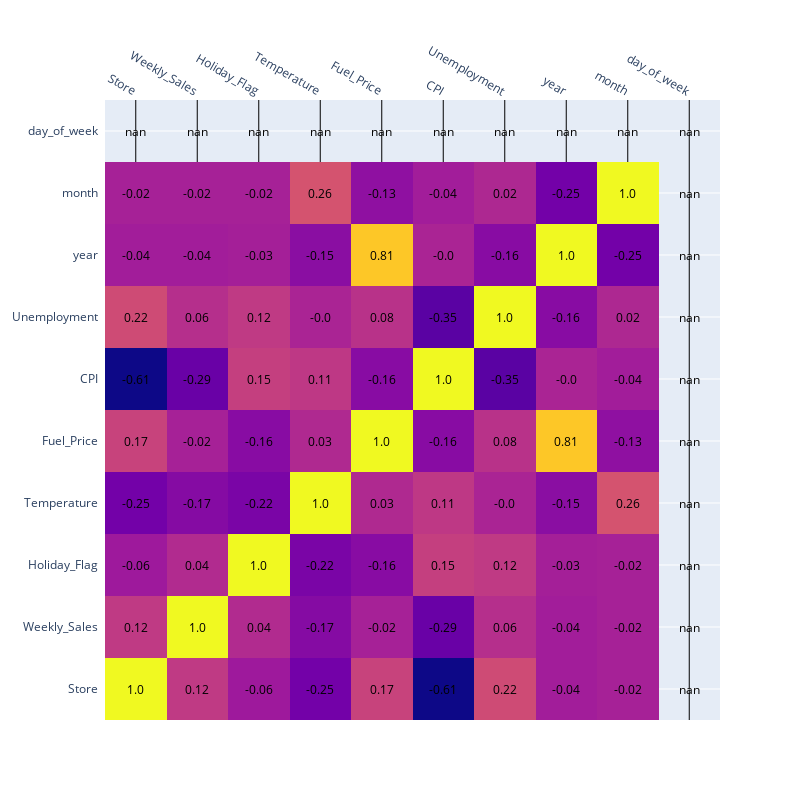

Notebook code cell kept with this figure:
### Code cell
corr_matrix = df.corr().round(2)
fig = ff.create_annotated_heatmap(corr_matrix.values,
                                  x = corr_matrix.columns.tolist(),
                                  y = corr_matrix.index.tolist()
                                  )

fig.update_layout(height=800, width = 800)

fig.show()

### Figure 1 — Plotly figure (JSON) as saved in the notebook; plotly's stock layout.template omitted (floating-point values rounded to 4 significant figures)
{"data": [{"colorscale": [[0, "#0d0887"], [0.1111, "#46039f"], [0.2222, "#7201a8"], [0.3333, "#9c179e"], [0.4444, "#bd3786"], [0.5556, "#d8576b"], [0.6667, "#ed7953"], [0.7778, "#fb9f3a"], [0.8889, "#fdca26"], [1, "#f0f921"]], "reversescale": false, "showscale": false, "type": "heatmap", "x": ["Store", "Weekly_Sales", "Holiday_Flag", "Temperature", "Fuel_Price", "CPI", "Unemployment", "year", "month", "day_of_week"], "y": ["Store", "Weekly_Sales", "Holiday_Flag", "Temperature", "Fuel_Price", "CPI", "Unemployment", "year", "month", "day_of_week"], "z": [[1, 0.12, -0.06, -0.25, 0.17, -0.61, 0.22, -0.04, -0.02, null], [0.12, 1, 0.04, -0.17, -0.02, -0.29, 0.06, -0.04, -0.02, null], [-0.06, 0.04, 1, -0.22, -0.16, 0.15, 0.12, -0.03, -0.02, null], [-0.25, -0.17, -0.22, 1, 0.03, 0.11, 0, -0.15, 0.26, null], [0.17, -0.02, -0.16, 0.03, 1, -0.16, 0.08, 0.81, -0.13, null], [-0.61, -0.29, 0.15, 0.11, -0.16, 1, -0.35, 0, -0.04, null], [0.22, 0.06, 0.12, 0, 0.08, -0.35, 1, -0.16, 0.02, null], [-0.04, -0.04, -0.03, -0.15, 0.81, 0, -0.16, 1, -0.25, null], [-0.02, -0.02, -0.02, 0.26, -0.13, -0.04, 0.02, -0.25, 1, null], [null, null, null, null, null, null, null, null, null, null]]}], "layout": {"annotations": [{"font": {"color": "#000000"}, "showarrow": false, "text": "1.0", "x": "Store", "xref": "x", "y": "Store", "yref": "y"}, {"font": {"color": "#000000"}, "showarrow": false, "text": "0.12", "x": "Weekly_Sales", "xref": "x", "y": "Store", "yref": "y"}, {"font": {"color": "#000000"}, "showarrow": false, "text": "-0.06", "x": "Holiday_Flag", "xref": "x", "y": "Store", "yref": "y"}, {"font": {"color": "#000000"}, "showarrow": false, "text": "-0.25", "x": "Temperature", "xref": "x", "y": "Store", "yref": "y"}, {"font": {"color": "#000000"}, "showarrow": false, "text": "0.17", "x": "Fuel_Price", "xref": "x", "y": "Store", "yref": "y"}, {"font": {"color": "#000000"}, "showarrow": false, "text": "-0.61", "x": "CPI", "xref": "x", "y": "Store", "yref": "y"}, {"font": {"color": "#000000"}, "showarrow": false, "text": "0.22", "x": "Unemployment", "xref": "x", "y": "Store", "yref": "y"}, {"font": {"color": "#000000"}, "showarrow": false, "text": "-0.04", "x": "year", "xref": "x", "y": "Store", "yref": "y"}, {"font": {"color": "#000000"}, "showarrow": false, "text": "-0.02", "x": "month", "xref": "x", "y": "Store", "yref": "y"}, {"font": {"color": "#000000"}, "showarrow": false, "text": "nan", "x": "day_of_week", "xref": "x", "y": "Store", "yref": "y"}, {"font": {"color": "#000000"}, "showarrow": false, "text": "0.12", "x": "Store", "xref": "x", "y": "Weekly_Sales", "yref": "y"}, {"font": {"color": "#000000"}, "showarrow": false, "text": "1.0", "x": "Weekly_Sales", "xref": "x", "y": "Weekly_Sales", "yref": "y"}, {"font": {"color": "#000000"}, "showarrow": false, "text": "0.04", "x": "Holiday_Flag", "xref": "x", "y": "Weekly_Sales", "yref": "y"}, {"font": {"color": "#000000"}, "showarrow": false, "text": "-0.17", "x": "Temperature", "xref": "x", "y": "Weekly_Sales", "yref": "y"}, {"font": {"color": "#000000"}, "showarrow": false, "text": "-0.02", "x": "Fuel_Price", "xref": "x", "y": "Weekly_Sales", "yref": "y"}, {"font": {"color": "#000000"}, "showarrow": false, "text": "-0.29", "x": "CPI", "xref": "x", "y": "Weekly_Sales", "yref": "y"}, {"font": {"color": "#000000"}, "showarrow": false, "text": "0.06", "x": "Unemployment", "xref": "x", "y": "Weekly_Sales", "yref": "y"}, {"font": {"color": "#000000"}, "showarrow": false, "text": "-0.04", "x": "year", "xref": "x", "y": "Weekly_Sales", "yref": "y"}, {"font": {"color": "#000000"}, "showarrow": false, "text": "-0.02", "x": "month", "xref": "x", "y": "Weekly_Sales", "yref": "y"}, {"font": {"color": "#000000"}, "showarrow": false, "text": "nan", "x": "day_of_week", "xref": "x", "y": "Weekly_Sales", "yref": "y"}, {"font": {"color": "#000000"}, "showarrow": false, "text": "-0.06", "x": "Store", "xref": "x", "y": "Holiday_Flag", "yref": "y"}, {"font": {"color": "#000000"}, "showarrow": false, "text": "0.04", "x": "Weekly_Sales", "xref": "x", "y": "Holiday_Flag", "yref": "y"}, {"font": {"color": "#000000"}, "showarrow": false, "text": "1.0", "x": "Holiday_Flag", "xref": "x", "y": "Holiday_Flag", "yref": "y"}, {"font": {"color": "#000000"}, "showarrow": false, "text": "-0.22", "x": "Temperature", "xref": "x", "y": "Holiday_Flag", "yref": "y"}, {"font": {"color": "#000000"}, "showarrow": false, "text": "-0.16", "x": "Fuel_Price", "xref": "x", "y": "Holiday_Flag", "yref": "y"}, {"font": {"color": "#000000"}, "showarrow": false, "text": "0.15", "x": "CPI", "xref": "x", "y": "Holiday_Flag", "yref": "y"}, {"font": {"color": "#000000"}, "showarrow": false, "text": "0.12", "x": "Unemployment", "xref": "x", "y": "Holiday_Flag", "yref": "y"}, {"font": {"color": "#000000"}, "showarrow": false, "text": "-0.03", "x": "year", "xref": "x", "y": "Holiday_Flag", "yref": "y"}, {"font": {"color": "#000000"}, "showarrow": false, "text": "-0.02", "x": "month", "xref": "x", "y": "Holiday_Flag", "yref": "y"}, {"font": {"color": "#000000"}, "showarrow": false, "text": "nan", "x": "day_of_week", "xref": "x", "y": "Holiday_Flag", "yref": "y"}, {"font": {"color": "#000000"}, "showarrow": false, "text": "-0.25", "x": "Store", "xref": "x", "y": "Temperature", "yref": "y"}, {"font": {"color": "#000000"}, "showarrow": false, "text": "-0.17", "x": "Weekly_Sales", "xref": "x", "y": "Temperature", "yref": "y"}, {"font": {"color": "#000000"}, "showarrow": false, "text": "-0.22", "x": "Holiday_Flag", "xref": "x", "y": "Temperature", "yref": "y"}, {"font": {"color": "#000000"}, "showarrow": false, "text": "1.0", "x": "Temperature", "xref": "x", "y": "Temperature", "yref": "y"}, {"font": {"color": "#000000"}, "showarrow": false, "text": "0.03", "x": "Fuel_Price", "xref": "x", "y": "Temperature", "yref": "y"}, {"font": {"color": "#000000"}, "showarrow": false, "text": "0.11", "x": "CPI", "xref": "x", "y": "Temperature", "yref": "y"}, {"font": {"color": "#000000"}, "showarrow": false, "text": "-0.0", "x": "Unemployment", "xref": "x", "y": "Temperature", "yref": "y"}, {"font": {"color": "#000000"}, "showarrow": false, "text": "-0.15", "x": "year", "xref": "x", "y": "Temperature", "yref": "y"}, {"font": {"color": "#000000"}, "showarrow": false, "text": "0.26", "x": "month", "xref": "x", "y": "Temperature", "yref": "y"}, {"font": {"color": "#000000"}, "showarrow": false, "text": "nan", "x": "day_of_week", "xref": "x", "y": "Temperature", "yref": "y"}, {"font": {"color": "#000000"}, "showarrow": false, "text": "0.17", "x": "Store", "xref": "x", "y": "Fuel_Price", "yref": "y"}, {"font": {"color": "#000000"}, "showarrow": false, "text": "-0.02", "x": "Weekly_Sales", "xref": "x", "y": "Fuel_Price", "yref": "y"}, {"font": {"color": "#000000"}, "showarrow": false, "text": "-0.16", "x": "Holiday_Flag", "xref": "x", "y": "Fuel_Price", "yref": "y"}, {"font": {"color": "#000000"}, "showarrow": false, "text": "0.03", "x": "Temperature", "xref": "x", "y": "Fuel_Price", "yref": "y"}, {"font": {"color": "#000000"}, "showarrow": false, "text": "1.0", "x": "Fuel_Price", "xref": "x", "y": "Fuel_Price", "yref": "y"}, {"font": {"color": "#000000"}, "showarrow": false, "text": "-0.16", "x": "CPI", "xref": "x", "y": "Fuel_Price", "yref": "y"}, {"font": {"color": "#000000"}, "showarrow": false, "text": "0.08", "x": "Unemployment", "xref": "x", "y": "Fuel_Price", "yref": "y"}, {"font": {"color": "#000000"}, "showarrow": false, "text": "0.81", "x": "year", "xref": "x", "y": "Fuel_Price", "yref": "y"}, {"font": {"color": "#000000"}, "showarrow": false, "text": "-0.13", "x": "month", "xref": "x", "y": "Fuel_Price", "yref": "y"}, {"font": {"color": "#000000"}, "showarrow": false, "text": "nan", "x": "day_of_week", "xref": "x", "y": "Fuel_Price", "yref": "y"}, {"font": {"color": "#000000"}, "showarrow": false, "text": "-0.61", "x": "Store", "xref": "x", "y": "CPI", "yref": "y"}, {"font": {"color": "#000000"}, "showarrow": false, "text": "-0.29", "x": "Weekly_Sales", "xref": "x", "y": "CPI", "yref": "y"}, {"font": {"color": "#000000"}, "showarrow": false, "text": "0.15", "x": "Holiday_Flag", "xref": "x", "y": "CPI", "yref": "y"}, {"font": {"color": "#000000"}, "showarrow": false, "text": "0.11", "x": "Temperature", "xref": "x", "y": "CPI", "yref": "y"}, {"font": {"color": "#000000"}, "showarrow": false, "text": "-0.16", "x": "Fuel_Price", "xref": "x", "y": "CPI", "yref": "y"}, {"font": {"color": "#000000"}, "showarrow": false, "text": "1.0", "x": "CPI", "xref": "x", "y": "CPI", "yref": "y"}, {"font": {"color": "#000000"}, "showarrow": false, "text": "-0.35", "x": "Unemployment", "xref": "x", "y": "CPI", "yref": "y"}, {"font": {"color": "#000000"}, "showarrow": false, "text": "-0.0", "x": "year", "xref": "x", "y": "CPI", "yref": "y"}, {"font": {"color": "#000000"}, "showarrow": false, "text": "-0.04", "x": "month", "xref": "x", "y": "CPI", "yref": "y"}, {"font": {"color": "#000000"}, "showarrow": false, "text": "nan", "x": "day_of_week", "xref": "x", "y": "CPI", "yref": "y"}, {"font": {"color": "#000000"}, "showarrow": false, "text": "0.22", "x": "Store", "xref": "x", "y": "Unemployment", "yref": "y"}, {"font": {"color": "#000000"}, "showarrow": false, "text": "0.06", "x": "Weekly_Sales", "xref": "x", "y": "Unemployment", "yref": "y"}, {"font": {"color": "#000000"}, "showarrow": false, "text": "0.12", "x": "Holiday_Flag", "xref": "x", "y": "Unemployment", "yref": "y"}, {"font": {"color": "#000000"}, "showarrow": false, "text": "-0.0", "x": "Temperature", "xref": "x", "y": "Unemployment", "yref": "y"}, {"font": {"color": "#000000"}, "showarrow": false, "text": "0.08", "x": "Fuel_Price", "xref": "x", "y": "Unemployment", "yref": "y"}, {"font": {"color": "#000000"}, "showarrow": false, "text": "-0.35", "x": "CPI", "xref": "x", "y": "Unemployment", "yref": "y"}, {"font": {"color": "#000000"}, "showarrow": false, "text": "1.0", "x": "Unemployment", "xref": "x", "y": "Unemployment", "yref": "y"}, {"font": {"color": "#000000"}, "showarrow": false, "text": "-0.16", "x": "year", "xref": "x", "y": "Unemployment", "yref": "y"}, {"font": {"color": "#000000"}, "showarrow": false, "text": "0.02", "x": "month", "xref": "x", "y": "Unemployment", "yref": "y"}, {"font": {"color": "#000000"}, "showarrow": false, "text": "nan", "x": "day_of_week", "xref": "x", "y": "Unemployment", "yref": "y"}, {"font": {"color": "#000000"}, "showarrow": false, "text": "-0.04", "x": "Store", "xref": "x", "y": "year", "yref": "y"}, {"font": {"color": "#000000"}, "showarrow": false, "text": "-0.04", "x": "Weekly_Sales", "xref": "x", "y": "year", "yref": "y"}, {"font": {"color": "#000000"}, "showarrow": false, "text": "-0.03", "x": "Holiday_Flag", "xref": "x", "y": "year", "yref": "y"}, {"font": {"color": "#000000"}, "showarrow": false, "text": "-0.15", "x": "Temperature", "xref": "x", "y": "year", "yref": "y"}, {"font": {"color": "#000000"}, "showarrow": false, "text": "0.81", "x": "Fuel_Price", "xref": "x", "y": "year", "yref": "y"}, {"font": {"color": "#000000"}, "showarrow": false, "text": "-0.0", "x": "CPI", "xref": "x", "y": "year", "yref": "y"}, {"font": {"color": "#000000"}, "showarrow": false, "text": "-0.16", "x": "Unemployment", "xref": "x", "y": "year", "yref": "y"}, {"font": {"color": "#000000"}, "showarrow": false, "text": "1.0", "x": "year", "xref": "x", "y": "year", "yref": "y"}, {"font": {"color": "#000000"}, "showarrow": false, "text": "-0.25", "x": "month", "xref": "x", "y": "year", "yref": "y"}, {"font": {"color": "#000000"}, "showarrow": false, "text": "nan", "x": "day_of_week", "xref": "x", "y": "year", "yref": "y"}, {"font": {"color": "#000000"}, "showarrow": false, "text": "-0.02", "x": "Store", "xref": "x", "y": "month", "yref": "y"}, {"font": {"color": "#000000"}, "showarrow": false, "text": "-0.02", "x": "Weekly_Sales", "xref": "x", "y": "month", "yref": "y"}, {"font": {"color": "#000000"}, "showarrow": false, "text": "-0.02", "x": "Holiday_Flag", "xref": "x", "y": "month", "yref": "y"}, {"font": {"color": "#000000"}, "showarrow": false, "text": "0.26", "x": "Temperature", "xref": "x", "y": "month", "yref": "y"}, {"font": {"color": "#000000"}, "showarrow": false, "text": "-0.13", "x": "Fuel_Price", "xref": "x", "y": "month", "yref": "y"}, {"font": {"color": "#000000"}, "showarrow": false, "text": "-0.04", "x": "CPI", "xref": "x", "y": "month", "yref": "y"}, {"font": {"color": "#000000"}, "showarrow": false, "text": "0.02", "x": "Unemployment", "xref": "x", "y": "month", "yref": "y"}, {"font": {"color": "#000000"}, "showarrow": false, "text": "-0.25", "x": "year", "xref": "x", "y": "month", "yref": "y"}, {"font": {"color": "#000000"}, "showarrow": false, "text": "1.0", "x": "month", "xref": "x", "y": "month", "yref": "y"}, {"font": {"color": "#000000"}, "showarrow": false, "text": "nan", "x": "day_of_week", "xref": "x", "y": "month", "yref": "y"}, {"font": {"color": "#000000"}, "showarrow": false, "text": "nan", "x": "Store", "xref": "x", "y": "day_of_week", "yref": "y"}, {"font": {"color": "#000000"}, "showarrow": false, "text": "nan", "x": "Weekly_Sales", "xref": "x", "y": "day_of_week", "yref": "y"}, {"font": {"color": "#000000"}, "showarrow": false, "text": "nan", "x": "Holiday_Flag", "xref": "x", "y": "day_of_week", "yref": "y"}, {"font": {"color": "#000000"}, "showarrow": false, "text": "nan", "x": "Temperature", "xref": "x", "y": "day_of_week", "yref": "y"}, {"font": {"color": "#000000"}, "showarrow": false, "text": "nan", "x": "Fuel_Price", "xref": "x", "y": "day_of_week", "yref": "y"}, {"font": {"color": "#000000"}, "showarrow": false, "text": "nan", "x": "CPI", "xref": "x", "y": "day_of_week", "yref": "y"}, {"font": {"color": "#000000"}, "showarrow": false, "text": "nan", "x": "Unemployment", "xref": "x", "y": "day_of_week", "yref": "y"}, {"font": {"color": "#000000"}, "showarrow": false, "text": "nan", "x": "year", "xref": "x", "y": "day_of_week", "yref": "y"}, {"font": {"color": "#000000"}, "showarrow": false, "text": "nan", "x": "month", "xref": "x", "y": "day_of_week", "yref": "y"}, {"font": {"color": "#000000"}, "showarrow": false, "text": "nan", "x": "day_of_week", "xref": "x", "y": "day_of_week", "yref": "y"}], "height": 800, "width": 800, "xaxis": {"dtick": 1, "gridcolor": "rgb(0, 0, 0)", "side": "top", "ticks": ""}, "yaxis": {"dtick": 1, "ticks": "", "ticksuffix": "  "}}}
